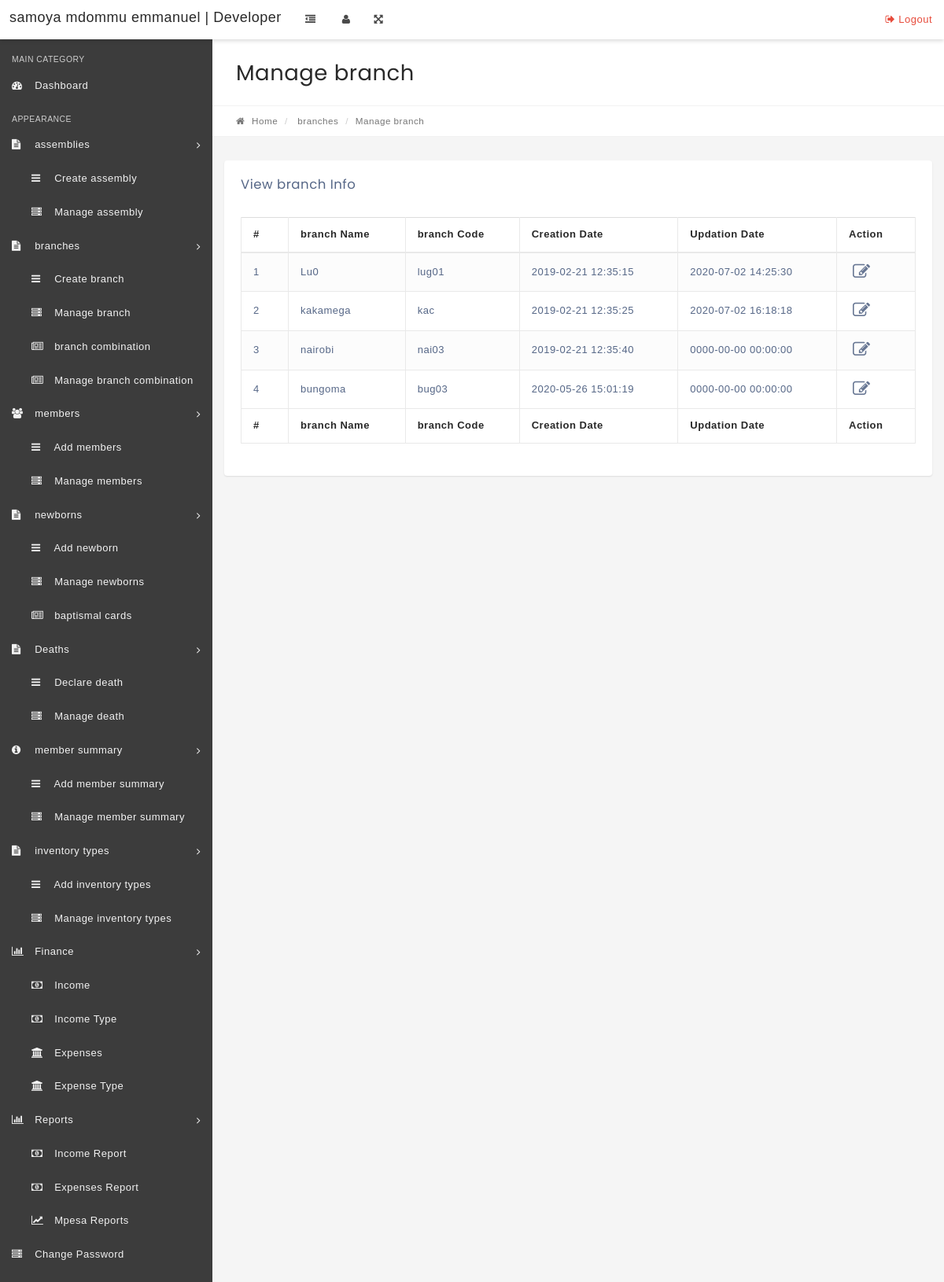
/manage-branch.php, run on the app's committed database.
### tables this page shows
CREATE TABLE `branch` (
  `id` int(11) NOT NULL,
  `branchName` varchar(100) NOT NULL,
  `branchCode` varchar(100) NOT NULL,
  `Creationdate` timestamp NOT NULL DEFAULT CURRENT_TIMESTAMP,
  `UpdationDate` timestamp NOT NULL DEFAULT '0000-00-00 00:00:00' ON UPDATE CURRENT_TIMESTAMP
);

### manage-branch.php (the view, shortened to what this page needs)
<?php
include('includes/config.php');
if(strlen($_SESSION['alogin'])=="")
    {
    header("Location: index.php");
    }
    else{
?>
<!DOCTYPE html>
<html lang="en">
    <head>
        <link rel="stylesheet" href="css/bootstrap.min.css" media="screen" >
        <link rel="stylesheet" href="css/font-awesome.min.css" media="screen" >
        <link rel="stylesheet" href="css/animate-css/animate.min.css" media="screen" >
        <link rel="stylesheet" href="css/lobipanel/lobipanel.min.css" media="screen" >
        <link rel="stylesheet" href="css/prism/prism.css" media="screen" >
        <link rel="stylesheet" type="text/css" href="js/DataTables/datatables.min.css"/>
        <link rel="stylesheet" href="css/main.css" media="screen" >
    </head>
    <body class="top-navbar-fixed">
        <div class="main-wrapper">
   <?php include('includes/topbar.php');?>
            <div class="content-wrapper">
                <div class="content-container">
<?php include('includes/leftbar.php');?>
                    <div class="main-page">
                        <div class="container-fluid">
                            <div class="row page-title-div">
                                <div class="col-md-6">
                                    <h2 class="title">Manage branch</h2>
                                </div>
                            </div>
                            <div class="row breadcrumb-div">
                                <div class="col-md-6">
                                    <ul class="breadcrumb">
            							<li><a href="dashboard.php"><i class="fa fa-home"></i> Home</a></li>
                                        <li> branches</li>
            							<li class="active">Manage branch</li>
            						</ul>
                                </div>
                            </div>
                        </div>
                        <section class="section">
                            <div class="container-fluid">
                                <div class="row">
                                    <div class="col-md-12">
                                        <div class="panel">
                                            <div class="panel-heading">
                                                <div class="panel-title">
                                                    <h5>View branch Info</h5>
                                                </div>
                                            </div>
                                            <div class="panel-body p-20">
                                                <table id="example" class="display table table-striped table-bordered" cellspacing="0" width="100%">
                                                    <thead>
                                                        <tr>
                                                            <th>#</th>
                                                            <th>branch Name</th>
                                                            <th>branch Code</th>
                                                            <th>Creation Date</th>
                                                            <th>Updation Date</th>
                                                            <th>Action</th>
                                                        </tr>
                                                    </thead>
                                                    <tfoot>
                                                        <tr>
                                                          <th>#</th>
                                                             <th>branch Name</th>
                                                            <th>branch Code</th>
                                                            <th>Creation Date</th>
                                                            <th>Updation Date</th>
                                                            <th>Action</th>
                                                        </tr>
                                                    </tfoot>
                                                    <tbody>
<?php $sql = "SELECT * from branch";
$query = $dbh->prepare($sql);
$query->execute();
$results=$query->fetchAll(PDO::FETCH_OBJ);
$cnt=1;
if($query->rowCount() > 0)
{
foreach($results as $result)
{   ?>
<tr>
 <td><?php echo htmlentities($cnt);?></td>
                                                            <td><?php echo htmlentities($result->branchName);?></td>
                                                            <td><?php echo htmlentities($result->branchCode);?></td>
                                                            <td><?php echo htmlentities($result->Creationdate);?></td>
                                                            <td><?php echo htmlentities($result->UpdationDate);?></td>
<td>
<a href="edit-branch.php?branchid=<?php echo htmlentities($result->id);?>"><i class="fa fa-edit" title="Edit Record"></i> </a>
</td>
</tr>
<?php $cnt=$cnt+1;}} ?>
                                                    </tbody>
                                                </table>
                                            </div>
                                        </div>
                                    </div>
                                                </div>
                                            </div>
                                        </div>
                                    </div>
                                </div>
                            </div>
    </body>
</html>
<?php } ?>

### data on the page
branch: branchName "Lu0", branchCode "lug01", Creationdate "2019-02-21 12:35:15", UpdationDate "2020-07-02 14:25:30"
branch: branchName "kakamega", branchCode "kac", Creationdate "2019-02-21 12:35:25", UpdationDate "2020-07-02 16:18:18"
branch: branchName "nairobi", branchCode "nai03", Creationdate "2019-02-21 12:35:40", UpdationDate "0000-00-00 00:00:00"
branch: branchName "bungoma", branchCode "bug03", Creationdate "2020-05-26 15:01:19", UpdationDate "0000-00-00 00:00:00"
